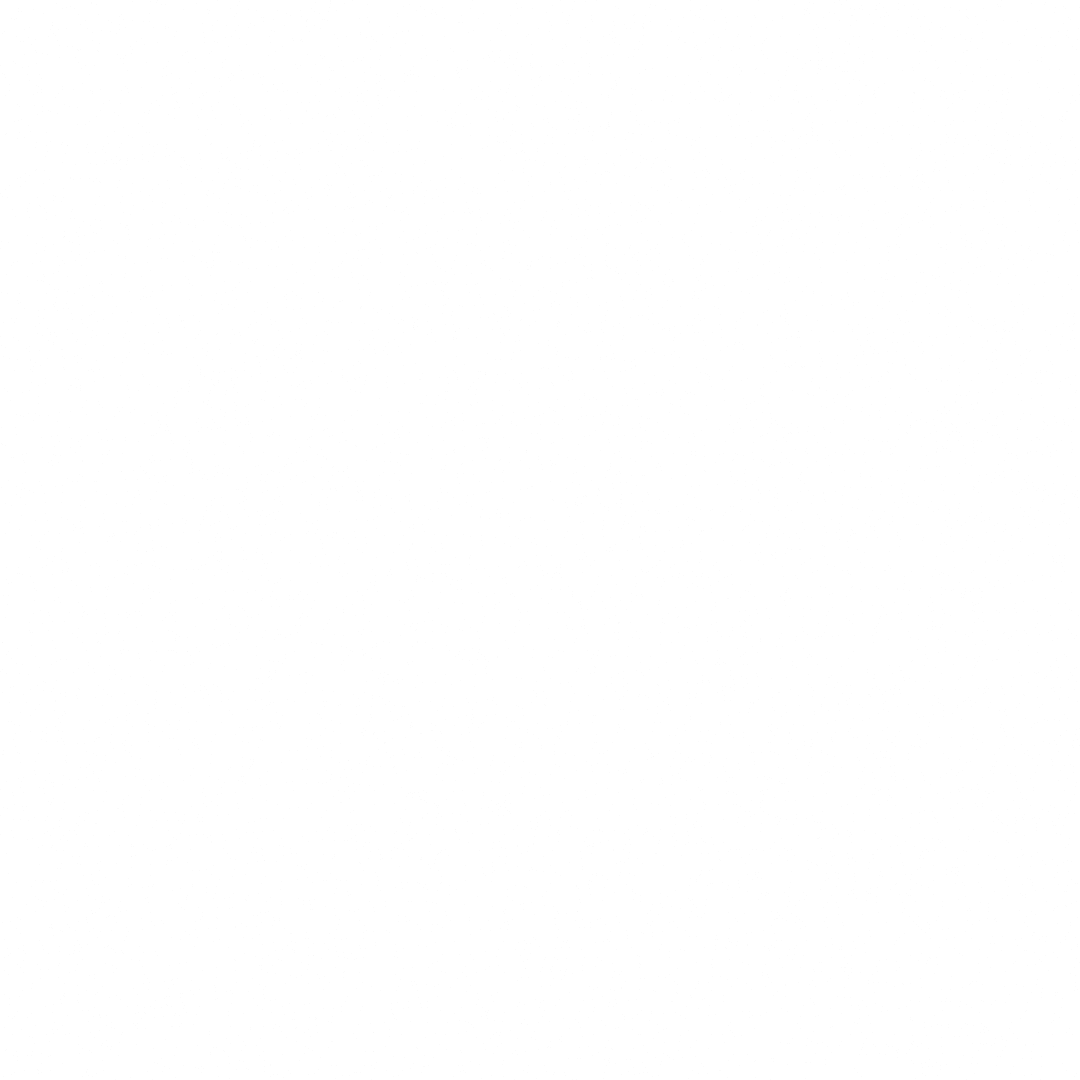
Frame 1 (no input)
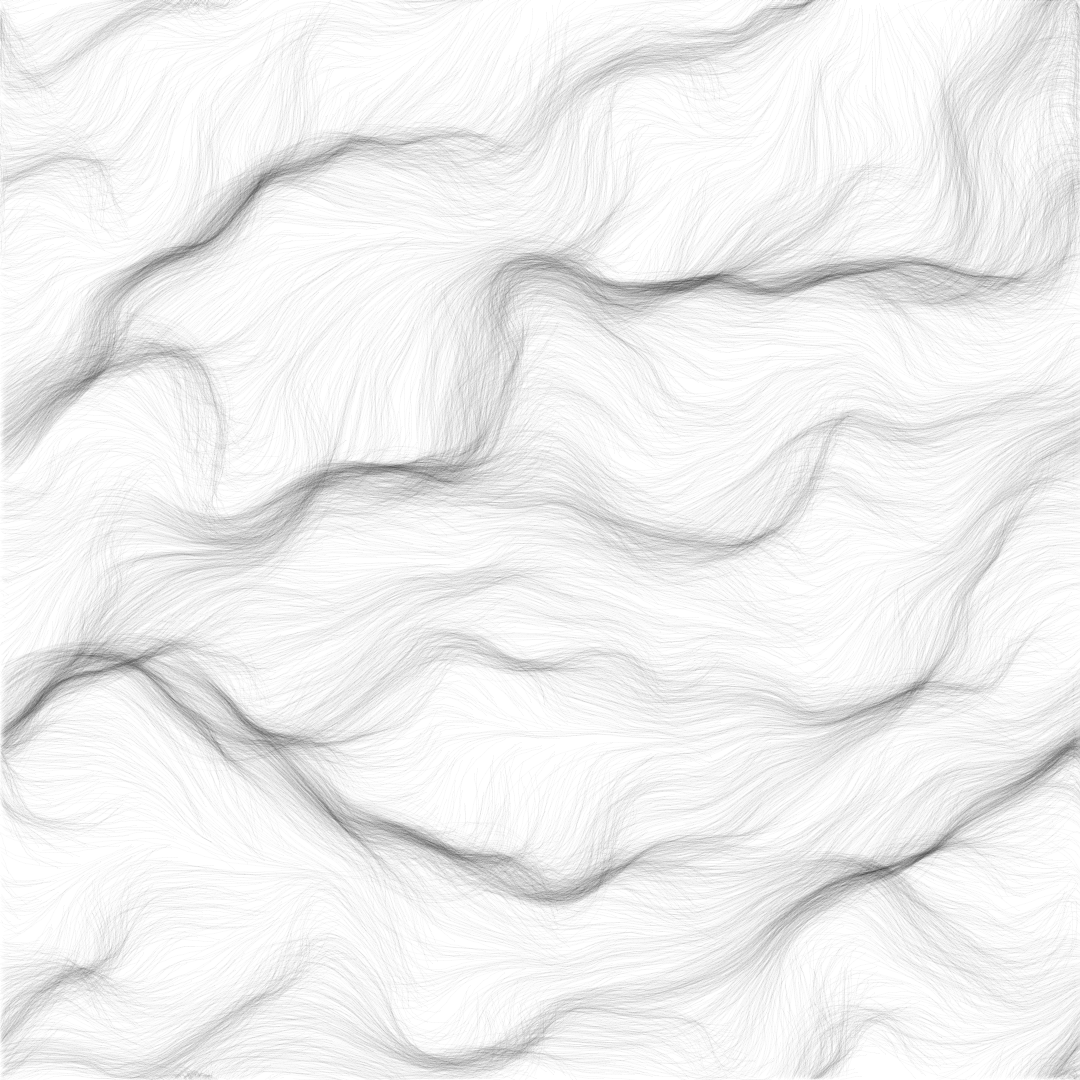
Frame 60 (the mouse pressed at the canvas centre just before this capture)
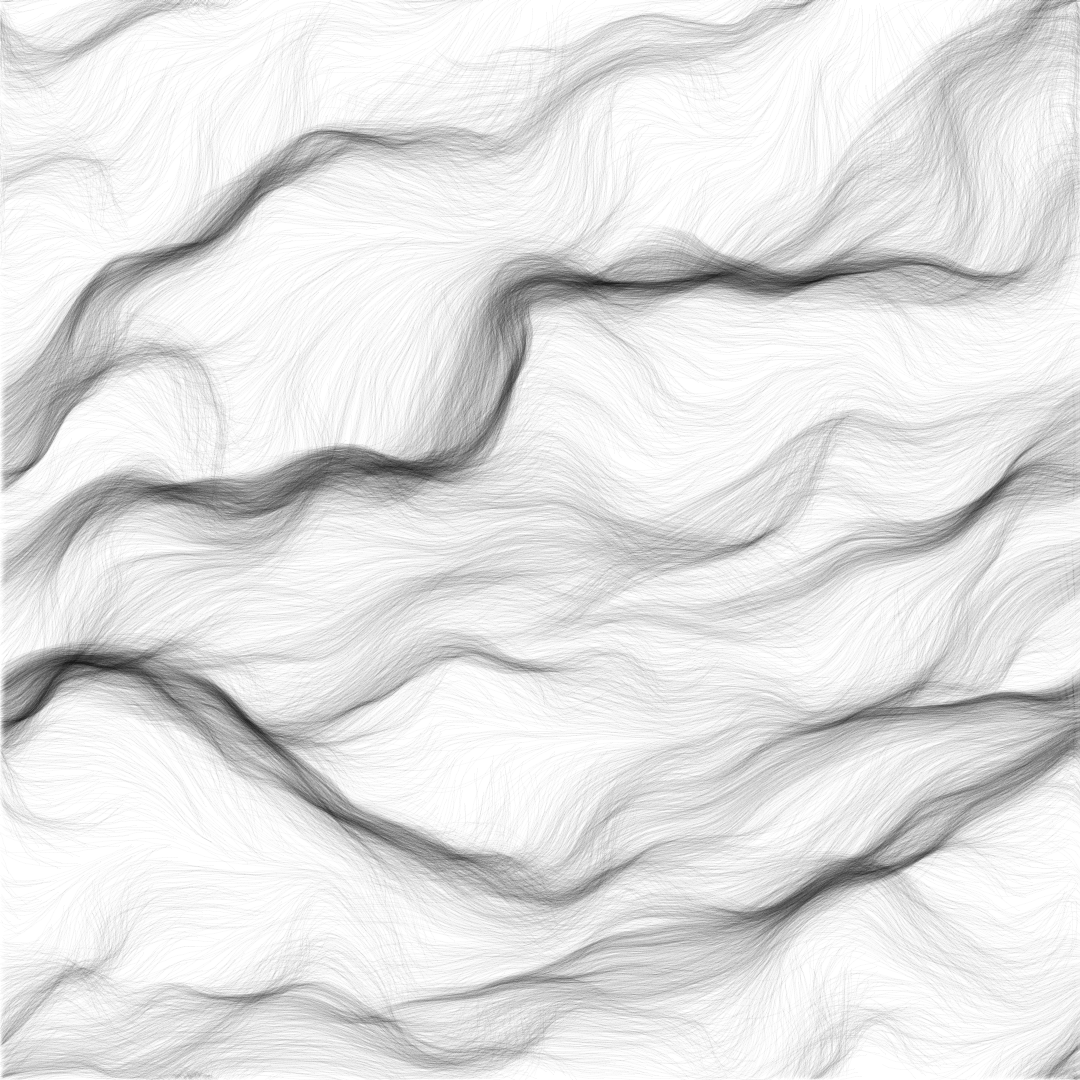
Frame 120 (the mouse held since frame 60 and released just before this capture)

The Processing sketch that drew these frames (run headless with seeded random() and noise(); from frame 60 on, the mouse is pressed at the canvas centre):

// Processing sketch: PerlinFlowFieldBasic
// ── PerlinFlowFieldBasic.pde
FlowField flowfield;
ArrayList<Particle> particles;

boolean debug = false;

void setup() {
  size(1080, 1080);
  
  flowfield = new FlowField(10);
  flowfield.update();
  
  particles = new ArrayList<Particle>();
  for (int i = 0; i < 10000; i++) {
    PVector start = new PVector(random(width), random(height));
    particles.add(new Particle(start, random(2, 8)));
  }
  background(255);
}

void draw() {
  flowfield.update();
  
  if (debug) flowfield.display();
  
  for (Particle p : particles) {
    p.follow(flowfield);
    p.run();
  }
}

// ── Particle.pde
public class Particle {
  PVector pos;
  PVector vel;
  PVector acc;
  PVector previousPos;
  float maxSpeed;
  
  Particle(PVector start, float maxspeed) {
    maxSpeed = maxspeed;
    pos = start;
    vel = new PVector(0, 0);
    acc = new PVector(0, 0);
    previousPos = pos.copy();
  }
  
  void run() {
    update();
    edges();
    show();
  }
  
  void update() {
    pos.add(vel);
    vel.limit(maxSpeed);
    vel.add(acc);
    acc.mult(0);
  }
  
  void applyForce(PVector force) {
    acc.add(force);
  }
  
  void show() {
    stroke(0, 5);
    strokeWeight(1);
    line(pos.x, pos.y, previousPos.x, previousPos.y);
    //point(pos.x, pos.y);
    updatePreviousPos();
  }
  
  void edges() {
    if (pos.x > width) {
      pos.x = 0;
      updatePreviousPos();
    }
    if (pos.x < 0) {
      pos.x = width;
      updatePreviousPos();
    }
    if (pos.y > height) {
      pos.y = 0;
      updatePreviousPos();
    }
    if (pos.y < 0) {
      pos.y = height;
      updatePreviousPos();
    }
  }
  
  void updatePreviousPos() {
    this.previousPos.x = pos.x;
    this.previousPos.y = pos.y;
  }
  
  void follow(FlowField flowfield) {
    int x = floor(pos.x / flowfield.scl);
    int y = floor(pos.y / flowfield.scl);
    int index = x + y * flowfield.cols;
    
    PVector force = flowfield.vectors[index];
    applyForce(force);
  }
}

// ── flowfield.pde
public class FlowField {
  PVector[] vectors;
  int cols, rows;
  float inc = 0.1;
  float zoff = 0; 
  int scl;
  
  FlowField(int res) {
    scl = res;
    cols = floor(width / res) + 1;
    rows = floor(height / res) + 1;
    vectors = new PVector[cols * rows];
  }
  
  void update() {
    float yoff = 0;
    for (int y = 0; y < rows; y++) {
      float xoff = 0;
      for (int x = 0; x < cols; x++) {
        float angle = noise(xoff, yoff, zoff) * TWO_PI;
        
        PVector v = PVector.fromAngle(angle);
        v.setMag(1);
        int index = x + y * cols;
        vectors[index] = v;
        
        xoff += inc;
      }
      yoff += inc;
    }
    zoff += 0.004;
  }
  
  void display() {
    for (int y = 0; y < rows; y++) {
      for (int x = 0; x < cols; x++) {
        int index = x + y * cols;
        PVector v = vectors[index];
        
        stroke(0, 0, 0, 40);
        strokeWeight(0.1);
        pushMatrix();
        translate(x * scl, y * scl);
        rotate(v.heading());
        line(0, 0, scl, 0);
        popMatrix();
      }
    }
  }
}
